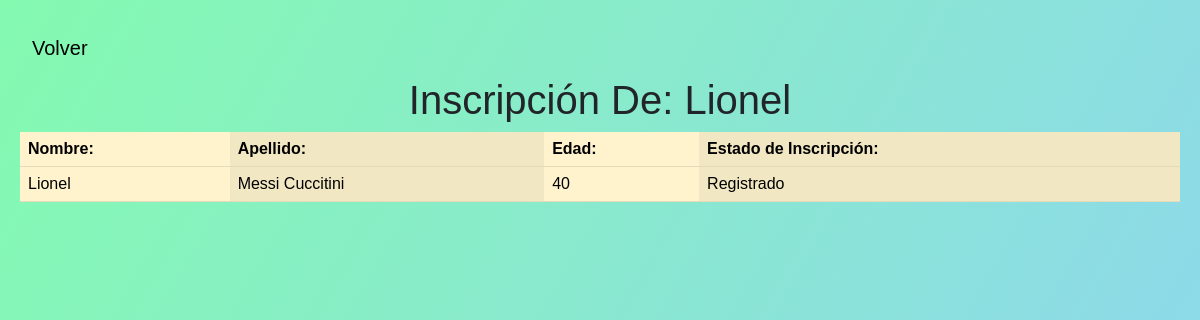
The page /inscripcion/1/ on the database its author committed.
### dawnbem/models.py (models this page shows, shortened)
class Inscripcion(models.Model):
    fecha_solicitud = models.DateField(blank=True,null=True)
    jugador = models.ForeignKey(Jugador, on_delete=models.CASCADE, related_name='jugadorList', default=None)  # relacion de uno a muchos
    EstadoInscripcion = models.CharField(max_length=10, choices=[(tag.value, tag.value) for tag in EstadoInscripcion], default='En Proceso')

class Jugador(models.Model):
    numero_Camiseta = models.PositiveIntegerField()
    posicion = models.CharField(max_length=50,default=None)
    registro = models.ForeignKey(Registro, on_delete=models.CASCADE, related_name='RegistroList', default=None)  # relacion de uno a muchos

class Registro(models.Model):
    nombre = models.CharField(max_length=50)
    apellido = models.CharField(max_length=50)
    edad = models.PositiveIntegerField()
    EscogerDeporte = models.CharField(max_length=10, choices=[(tag.value, tag.value) for tag in EscogerDeporte], blank=True, null=True)
    EleccionDeRol = models.CharField(max_length=20, choices=[(tag.value, tag.value) for tag in EleccionDeRol], blank=True, null=True)

### dawnbem/views.py (the view)
# urls.py: path('inscripcion/<int:id>/', views.inscripcion_detail, name='inscripcionDetail'),
def inscripcion_detail(request,id):
    inscripcion = Inscripcion.objects.get(id=id)
    context = {'inscripcion': inscripcion,
            }
    return render(request, 'inscripcionDetail.html', context)

### templates/inscripcionDetail.html (shortened to what this page needs)
{% block contenido %}
    <link href="https://cdn.jsdelivr.net/npm/bootstrap@5.3.0/dist/css/bootstrap.min.css" rel="stylesheet">
    <header>
            <nav class="navbar navbar-expand-lg ">
                <div class="container-fluid">
                  <a class="navbar-brand" href="{% url 'inscripcionNueva' %}">Volver</a>
                </div>
              </nav>
    </header>
    <h1>Inscripción De: {{ inscripcion.jugador.registro.nombre }}</h1>
    <table class="table table-warning table-striped-columns">
        <thead>
            <tr>
                <th>Nombre:</th>
                <th>Apellido:</th>
                <th>Edad:</th>
                <th>Estado de Inscripción:</th>
            </tr>
        </thead>
        <tbody>
            <tr>
                <td>{{ inscripcion.jugador.registro.nombre }}</td>
                <td>{{ inscripcion.jugador.registro.apellido }}</td>
                <td>{{ inscripcion.jugador.registro.edad }}</td>
                <td>{{ inscripcion.EstadoInscripcion }}</td>
            </tr>
        </tbody>
    </table>
{% endblock %}

### templates/inscripcionDetail.html (style rules this page uses)
h1 { text-align: center; }

### rows shown on the page
Inscripcion: jugador.registro.nombre "Lionel", jugador.registro.apellido "Messi Cuccitini", jugador.registro.edad "40", EstadoInscripcion "Registrado"
